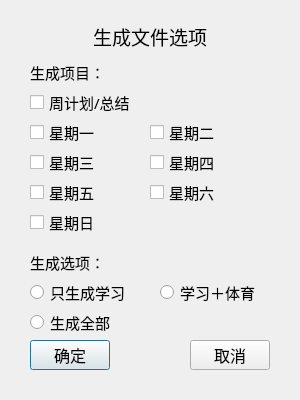
<?xml version="1.0" encoding="UTF-8"?>
<ui version="4.0">
 <class>CreateFile</class>
 <widget class="QDialog" name="CreateFile">
  <property name="geometry">
   <rect>
    <x>0</x>
    <y>0</y>
    <width>300</width>
    <height>400</height>
   </rect>
  </property>
  <property name="windowTitle">
   <string>生成文件选项</string>
  </property>
  <widget class="QLabel" name="label">
   <property name="geometry">
    <rect>
     <x>0</x>
     <y>24</y>
     <width>300</width>
     <height>24</height>
    </rect>
   </property>
   <property name="font">
    <font>
     <family>Adobe 黑体 Std R</family>
     <pointsize>14</pointsize>
    </font>
   </property>
   <property name="text">
    <string>生成文件选项</string>
   </property>
   <property name="alignment">
    <set>Qt::AlignCenter</set>
   </property>
  </widget>
  <widget class="QLabel" name="label_2">
   <property name="geometry">
    <rect>
     <x>30</x>
     <y>60</y>
     <width>101</width>
     <height>25</height>
    </rect>
   </property>
   <property name="font">
    <font>
     <family>Adobe 黑体 Std R</family>
     <pointsize>11</pointsize>
    </font>
   </property>
   <property name="text">
    <string>生成项目：</string>
   </property>
  </widget>
  <widget class="QCheckBox" name="Week">
   <property name="geometry">
    <rect>
     <x>30</x>
     <y>90</y>
     <width>131</width>
     <height>25</height>
    </rect>
   </property>
   <property name="font">
    <font>
     <family>Adobe 黑体 Std R</family>
     <pointsize>11</pointsize>
    </font>
   </property>
   <property name="text">
    <string>周计划/总结</string>
   </property>
  </widget>
  <widget class="QCheckBox" name="Day1">
   <property name="geometry">
    <rect>
     <x>30</x>
     <y>120</y>
     <width>100</width>
     <height>25</height>
    </rect>
   </property>
   <property name="font">
    <font>
     <family>Adobe 黑体 Std R</family>
     <pointsize>11</pointsize>
    </font>
   </property>
   <property name="text">
    <string>星期一</string>
   </property>
  </widget>
  <widget class="QCheckBox" name="Day2">
   <property name="geometry">
    <rect>
     <x>150</x>
     <y>120</y>
     <width>100</width>
     <height>25</height>
    </rect>
   </property>
   <property name="font">
    <font>
     <family>Adobe 黑体 Std R</family>
     <pointsize>11</pointsize>
    </font>
   </property>
   <property name="text">
    <string>星期二</string>
   </property>
  </widget>
  <widget class="QCheckBox" name="Day3">
   <property name="geometry">
    <rect>
     <x>30</x>
     <y>150</y>
     <width>100</width>
     <height>25</height>
    </rect>
   </property>
   <property name="font">
    <font>
     <family>Adobe 黑体 Std R</family>
     <pointsize>11</pointsize>
    </font>
   </property>
   <property name="text">
    <string>星期三</string>
   </property>
  </widget>
  <widget class="QCheckBox" name="Day4">
   <property name="geometry">
    <rect>
     <x>150</x>
     <y>150</y>
     <width>100</width>
     <height>25</height>
    </rect>
   </property>
   <property name="font">
    <font>
     <family>Adobe 黑体 Std R</family>
     <pointsize>11</pointsize>
    </font>
   </property>
   <property name="text">
    <string>星期四</string>
   </property>
  </widget>
  <widget class="QCheckBox" name="Day5">
   <property name="geometry">
    <rect>
     <x>30</x>
     <y>180</y>
     <width>100</width>
     <height>25</height>
    </rect>
   </property>
   <property name="font">
    <font>
     <family>Adobe 黑体 Std R</family>
     <pointsize>11</pointsize>
    </font>
   </property>
   <property name="text">
    <string>星期五</string>
   </property>
  </widget>
  <widget class="QCheckBox" name="Day6">
   <property name="geometry">
    <rect>
     <x>150</x>
     <y>180</y>
     <width>100</width>
     <height>25</height>
    </rect>
   </property>
   <property name="font">
    <font>
     <family>Adobe 黑体 Std R</family>
     <pointsize>11</pointsize>
    </font>
   </property>
   <property name="text">
    <string>星期六</string>
   </property>
  </widget>
  <widget class="QCheckBox" name="Day7">
   <property name="geometry">
    <rect>
     <x>30</x>
     <y>210</y>
     <width>100</width>
     <height>25</height>
    </rect>
   </property>
   <property name="font">
    <font>
     <family>Adobe 黑体 Std R</family>
     <pointsize>11</pointsize>
    </font>
   </property>
   <property name="text">
    <string>星期日</string>
   </property>
  </widget>
  <widget class="QPushButton" name="Button_OK">
   <property name="geometry">
    <rect>
     <x>30</x>
     <y>340</y>
     <width>80</width>
     <height>30</height>
    </rect>
   </property>
   <property name="font">
    <font>
     <family>Adobe 黑体 Std R</family>
     <pointsize>12</pointsize>
    </font>
   </property>
   <property name="text">
    <string>确定</string>
   </property>
  </widget>
  <widget class="QPushButton" name="Button_Cancel">
   <property name="geometry">
    <rect>
     <x>190</x>
     <y>340</y>
     <width>80</width>
     <height>30</height>
    </rect>
   </property>
   <property name="font">
    <font>
     <family>Adobe 黑体 Std R</family>
     <pointsize>12</pointsize>
    </font>
   </property>
   <property name="text">
    <string>取消</string>
   </property>
  </widget>
  <widget class="QLabel" name="label_3">
   <property name="geometry">
    <rect>
     <x>30</x>
     <y>250</y>
     <width>101</width>
     <height>25</height>
    </rect>
   </property>
   <property name="font">
    <font>
     <family>Adobe 黑体 Std R</family>
     <pointsize>11</pointsize>
    </font>
   </property>
   <property name="text">
    <string>生成选项：</string>
   </property>
  </widget>
  <widget class="QRadioButton" name="R_Study">
   <property name="geometry">
    <rect>
     <x>30</x>
     <y>280</y>
     <width>120</width>
     <height>25</height>
    </rect>
   </property>
   <property name="font">
    <font>
     <family>Adobe 黑体 Std R</family>
     <pointsize>11</pointsize>
    </font>
   </property>
   <property name="text">
    <string>只生成学习</string>
   </property>
  </widget>
  <widget class="QRadioButton" name="R_All">
   <property name="geometry">
    <rect>
     <x>30</x>
     <y>310</y>
     <width>120</width>
     <height>25</height>
    </rect>
   </property>
   <property name="font">
    <font>
     <family>Adobe 黑体 Std R</family>
     <pointsize>11</pointsize>
    </font>
   </property>
   <property name="text">
    <string>生成全部</string>
   </property>
  </widget>
  <widget class="QRadioButton" name="R_StudyPE">
   <property name="geometry">
    <rect>
     <x>160</x>
     <y>280</y>
     <width>120</width>
     <height>25</height>
    </rect>
   </property>
   <property name="font">
    <font>
     <family>Adobe 黑体 Std R</family>
     <pointsize>11</pointsize>
    </font>
   </property>
   <property name="text">
    <string>学习＋体育</string>
   </property>
  </widget>
 </widget>
 <resources/>
 <connections/>
</ui>
